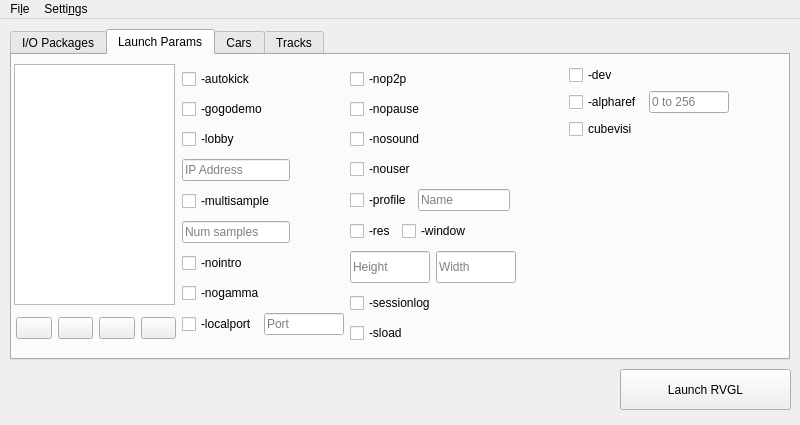
<?xml version="1.0" encoding="UTF-8"?>
<ui version="4.0">
 <class>MainWindow</class>
 <widget class="QMainWindow" name="MainWindow">
  <property name="geometry">
   <rect>
    <x>0</x>
    <y>0</y>
    <width>800</width>
    <height>425</height>
   </rect>
  </property>
  <property name="sizePolicy">
   <sizepolicy hsizetype="Fixed" vsizetype="Fixed">
    <horstretch>0</horstretch>
    <verstretch>0</verstretch>
   </sizepolicy>
  </property>
  <property name="windowTitle">
   <string>RVGL Butler</string>
  </property>
  <property name="windowIcon">
   <iconset resource="gui_resources.qrc">
    <normaloff>:/buttons/resources/diskette.png</normaloff>:/buttons/resources/diskette.png</iconset>
  </property>
  <widget class="QWidget" name="centralwidget">
   <widget class="QPushButton" name="btn_launch">
    <property name="geometry">
     <rect>
      <x>620</x>
      <y>350</y>
      <width>171</width>
      <height>41</height>
     </rect>
    </property>
    <property name="text">
     <string>Launch RVGL</string>
    </property>
   </widget>
   <widget class="QTabWidget" name="TabMenu">
    <property name="geometry">
     <rect>
      <x>10</x>
      <y>10</y>
      <width>780</width>
      <height>331</height>
     </rect>
    </property>
    <property name="sizePolicy">
     <sizepolicy hsizetype="Fixed" vsizetype="Fixed">
      <horstretch>0</horstretch>
      <verstretch>0</verstretch>
     </sizepolicy>
    </property>
    <property name="currentIndex">
     <number>1</number>
    </property>
    <widget class="QWidget" name="tab_packages">
     <attribute name="title">
      <string>I/O Packages</string>
     </attribute>
    </widget>
    <widget class="QWidget" name="tab_parameters">
     <attribute name="title">
      <string>Launch Params</string>
     </attribute>
     <widget class="QWidget" name="horizontalLayoutWidget">
      <property name="geometry">
       <rect>
        <x>170</x>
        <y>10</y>
        <width>547</width>
        <height>282</height>
       </rect>
      </property>
      <layout class="QHBoxLayout" name="horizontalLayout_parameters">
       <item>
        <layout class="QVBoxLayout" name="layout_params_1">
         <item>
          <widget class="QCheckBox" name="chk_param_autokick">
           <property name="text">
            <string>-autokick</string>
           </property>
          </widget>
         </item>
         <item>
          <widget class="QCheckBox" name="chk_param_gogodemo">
           <property name="text">
            <string>-gogodemo</string>
           </property>
          </widget>
         </item>
         <item>
          <widget class="QCheckBox" name="chk_param_lobby">
           <property name="sizePolicy">
            <sizepolicy hsizetype="Fixed" vsizetype="Fixed">
             <horstretch>0</horstretch>
             <verstretch>0</verstretch>
            </sizepolicy>
           </property>
           <property name="text">
            <string>-lobby</string>
           </property>
          </widget>
         </item>
         <item>
          <widget class="QLineEdit" name="txt_ip_address">
           <property name="sizePolicy">
            <sizepolicy hsizetype="Fixed" vsizetype="Fixed">
             <horstretch>0</horstretch>
             <verstretch>0</verstretch>
            </sizepolicy>
           </property>
           <property name="toolTip">
            <string>Localport</string>
           </property>
           <property name="text">
            <string/>
           </property>
           <property name="readOnly">
            <bool>true</bool>
           </property>
           <property name="placeholderText">
            <string>IP Address</string>
           </property>
          </widget>
         </item>
         <item>
          <widget class="QCheckBox" name="chk_param_multisample">
           <property name="sizePolicy">
            <sizepolicy hsizetype="Fixed" vsizetype="Fixed">
             <horstretch>0</horstretch>
             <verstretch>0</verstretch>
            </sizepolicy>
           </property>
           <property name="text">
            <string>-multisample</string>
           </property>
          </widget>
         </item>
         <item>
          <widget class="QLineEdit" name="txt_num_samples">
           <property name="sizePolicy">
            <sizepolicy hsizetype="Fixed" vsizetype="Fixed">
             <horstretch>0</horstretch>
             <verstretch>0</verstretch>
            </sizepolicy>
           </property>
           <property name="toolTip">
            <string>Localport</string>
           </property>
           <property name="text">
            <string/>
           </property>
           <property name="readOnly">
            <bool>true</bool>
           </property>
           <property name="placeholderText">
            <string>Num samples</string>
           </property>
          </widget>
         </item>
         <item>
          <widget class="QCheckBox" name="chk_param_nointro">
           <property name="text">
            <string>-nointro</string>
           </property>
          </widget>
         </item>
         <item>
          <widget class="QCheckBox" name="chk_param_nogamma">
           <property name="text">
            <string>-nogamma</string>
           </property>
          </widget>
         </item>
         <item>
          <layout class="QHBoxLayout" name="layout_params_4">
           <item>
            <widget class="QCheckBox" name="chk_param_localport">
             <property name="sizePolicy">
              <sizepolicy hsizetype="Fixed" vsizetype="Fixed">
               <horstretch>0</horstretch>
               <verstretch>0</verstretch>
              </sizepolicy>
             </property>
             <property name="text">
              <string>-localport</string>
             </property>
            </widget>
           </item>
           <item>
            <widget class="QLineEdit" name="txt_port">
             <property name="sizePolicy">
              <sizepolicy hsizetype="Fixed" vsizetype="Fixed">
               <horstretch>0</horstretch>
               <verstretch>0</verstretch>
              </sizepolicy>
             </property>
             <property name="maximumSize">
              <size>
               <width>80</width>
               <height>16777215</height>
              </size>
             </property>
             <property name="toolTip">
              <string>Localport</string>
             </property>
             <property name="readOnly">
              <bool>true</bool>
             </property>
             <property name="placeholderText">
              <string>Port</string>
             </property>
             <property name="clearButtonEnabled">
              <bool>false</bool>
             </property>
            </widget>
           </item>
          </layout>
         </item>
        </layout>
       </item>
       <item>
        <layout class="QVBoxLayout" name="layout_params_2">
         <property name="sizeConstraint">
          <enum>QLayout::SetMinimumSize</enum>
         </property>
         <item>
          <widget class="QCheckBox" name="chk_param_nop2p">
           <property name="text">
            <string>-nop2p</string>
           </property>
          </widget>
         </item>
         <item>
          <widget class="QCheckBox" name="chk_param_nopause">
           <property name="text">
            <string>-nopause</string>
           </property>
          </widget>
         </item>
         <item>
          <widget class="QCheckBox" name="checkBox_6">
           <property name="text">
            <string>-nosound</string>
           </property>
          </widget>
         </item>
         <item>
          <widget class="QCheckBox" name="chk_param_nouser">
           <property name="text">
            <string>-nouser</string>
           </property>
          </widget>
         </item>
         <item>
          <layout class="QHBoxLayout" name="layout_params_5">
           <item>
            <widget class="QCheckBox" name="checkBox_4">
             <property name="sizePolicy">
              <sizepolicy hsizetype="Fixed" vsizetype="Fixed">
               <horstretch>0</horstretch>
               <verstretch>0</verstretch>
              </sizepolicy>
             </property>
             <property name="text">
              <string>-profile</string>
             </property>
            </widget>
           </item>
           <item>
            <widget class="QLineEdit" name="lineEdit_4">
             <property name="sizePolicy">
              <sizepolicy hsizetype="Fixed" vsizetype="Fixed">
               <horstretch>0</horstretch>
               <verstretch>0</verstretch>
              </sizepolicy>
             </property>
             <property name="maximumSize">
              <size>
               <width>92</width>
               <height>16777215</height>
              </size>
             </property>
             <property name="toolTip">
              <string>Localport</string>
             </property>
             <property name="readOnly">
              <bool>true</bool>
             </property>
             <property name="placeholderText">
              <string>Name</string>
             </property>
             <property name="clearButtonEnabled">
              <bool>false</bool>
             </property>
            </widget>
           </item>
           <item>
            <spacer name="horizontalSpacer">
             <property name="orientation">
              <enum>Qt::Horizontal</enum>
             </property>
             <property name="sizeHint" stdset="0">
              <size>
               <width>40</width>
               <height>20</height>
              </size>
             </property>
            </spacer>
           </item>
          </layout>
         </item>
         <item>
          <layout class="QHBoxLayout" name="layout_params_6">
           <item>
            <widget class="QCheckBox" name="checkBox_5">
             <property name="text">
              <string>-res</string>
             </property>
            </widget>
           </item>
           <item>
            <widget class="QCheckBox" name="checkBox_7">
             <property name="text">
              <string>-window</string>
             </property>
            </widget>
           </item>
           <item>
            <spacer name="horizontalSpacer_3">
             <property name="orientation">
              <enum>Qt::Horizontal</enum>
             </property>
             <property name="sizeHint" stdset="0">
              <size>
               <width>40</width>
               <height>20</height>
              </size>
             </property>
            </spacer>
           </item>
          </layout>
         </item>
         <item>
          <layout class="QHBoxLayout" name="horizontalLayout_4">
           <property name="sizeConstraint">
            <enum>QLayout::SetDefaultConstraint</enum>
           </property>
           <item>
            <widget class="QLineEdit" name="lineEdit_5">
             <property name="sizePolicy">
              <sizepolicy hsizetype="Fixed" vsizetype="Fixed">
               <horstretch>0</horstretch>
               <verstretch>0</verstretch>
              </sizepolicy>
             </property>
             <property name="maximumSize">
              <size>
               <width>80</width>
               <height>32</height>
              </size>
             </property>
             <property name="placeholderText">
              <string>Height</string>
             </property>
            </widget>
           </item>
           <item>
            <widget class="QLineEdit" name="lineEdit_6">
             <property name="sizePolicy">
              <sizepolicy hsizetype="Fixed" vsizetype="Fixed">
               <horstretch>0</horstretch>
               <verstretch>0</verstretch>
              </sizepolicy>
             </property>
             <property name="maximumSize">
              <size>
               <width>80</width>
               <height>32</height>
              </size>
             </property>
             <property name="placeholderText">
              <string>Width</string>
             </property>
            </widget>
           </item>
           <item>
            <spacer name="horizontalSpacer_2">
             <property name="orientation">
              <enum>Qt::Horizontal</enum>
             </property>
             <property name="sizeHint" stdset="0">
              <size>
               <width>40</width>
               <height>20</height>
              </size>
             </property>
            </spacer>
           </item>
          </layout>
         </item>
         <item>
          <widget class="QCheckBox" name="chk_param_sessionlog">
           <property name="text">
            <string>-sessionlog</string>
           </property>
          </widget>
         </item>
         <item>
          <widget class="QCheckBox" name="chk_param_sload">
           <property name="text">
            <string>-sload</string>
           </property>
          </widget>
         </item>
        </layout>
       </item>
       <item>
        <layout class="QVBoxLayout" name="layout_params_3">
         <item>
          <widget class="QCheckBox" name="chk_param_dev">
           <property name="text">
            <string>-dev</string>
           </property>
          </widget>
         </item>
         <item>
          <layout class="QHBoxLayout" name="layout_params_7">
           <item>
            <widget class="QCheckBox" name="chk_param_alpharef">
             <property name="sizePolicy">
              <sizepolicy hsizetype="Fixed" vsizetype="Fixed">
               <horstretch>0</horstretch>
               <verstretch>0</verstretch>
              </sizepolicy>
             </property>
             <property name="text">
              <string>-alpharef</string>
             </property>
            </widget>
           </item>
           <item>
            <widget class="QLineEdit" name="txt_alpharef">
             <property name="sizePolicy">
              <sizepolicy hsizetype="Fixed" vsizetype="Fixed">
               <horstretch>0</horstretch>
               <verstretch>0</verstretch>
              </sizepolicy>
             </property>
             <property name="maximumSize">
              <size>
               <width>80</width>
               <height>16777215</height>
              </size>
             </property>
             <property name="toolTip">
              <string>Localport</string>
             </property>
             <property name="readOnly">
              <bool>true</bool>
             </property>
             <property name="placeholderText">
              <string>0 to 256</string>
             </property>
             <property name="clearButtonEnabled">
              <bool>false</bool>
             </property>
            </widget>
           </item>
          </layout>
         </item>
         <item>
          <widget class="QCheckBox" name="chk_param_cubevisi">
           <property name="text">
            <string>cubevisi</string>
           </property>
          </widget>
         </item>
         <item>
          <spacer name="verticalSpacer">
           <property name="orientation">
            <enum>Qt::Vertical</enum>
           </property>
           <property name="sizeHint" stdset="0">
            <size>
             <width>20</width>
             <height>40</height>
            </size>
           </property>
          </spacer>
         </item>
        </layout>
       </item>
      </layout>
     </widget>
     <widget class="QListWidget" name="lst_profiles">
      <property name="geometry">
       <rect>
        <x>2</x>
        <y>9</y>
        <width>161</width>
        <height>241</height>
       </rect>
      </property>
     </widget>
     <widget class="QWidget" name="horizontalLayoutWidget_2">
      <property name="geometry">
       <rect>
        <x>4</x>
        <y>255</y>
        <width>160</width>
        <height>36</height>
       </rect>
      </property>
      <layout class="QHBoxLayout" name="horizontalLayout">
       <item>
        <widget class="QPushButton" name="btn_up">
         <property name="text">
          <string/>
         </property>
         <property name="icon">
          <iconset resource="gui_resources.qrc">
           <normaloff>:/buttons/resources/up-arrow.png</normaloff>:/buttons/resources/up-arrow.png</iconset>
         </property>
        </widget>
       </item>
       <item>
        <widget class="QPushButton" name="btn_down">
         <property name="text">
          <string/>
         </property>
         <property name="icon">
          <iconset resource="gui_resources.qrc">
           <normaloff>:/buttons/resources/down-arrow.png</normaloff>:/buttons/resources/down-arrow.png</iconset>
         </property>
        </widget>
       </item>
       <item>
        <widget class="QPushButton" name="btn_delete">
         <property name="text">
          <string/>
         </property>
         <property name="icon">
          <iconset resource="gui_resources.qrc">
           <normaloff>:/buttons/resources/trash.png</normaloff>:/buttons/resources/trash.png</iconset>
         </property>
        </widget>
       </item>
       <item>
        <widget class="QPushButton" name="btn_save">
         <property name="text">
          <string/>
         </property>
         <property name="icon">
          <iconset resource="gui_resources.qrc">
           <normaloff>:/buttons/resources/diskette.png</normaloff>:/buttons/resources/diskette.png</iconset>
         </property>
        </widget>
       </item>
      </layout>
     </widget>
    </widget>
    <widget class="QWidget" name="tab_cars">
     <attribute name="title">
      <string>Cars</string>
     </attribute>
     <widget class="QListWidget" name="tbl_cars">
      <property name="geometry">
       <rect>
        <x>0</x>
        <y>50</y>
        <width>780</width>
        <height>241</height>
       </rect>
      </property>
     </widget>
     <widget class="QWidget" name="horizontalLayoutWidget_8">
      <property name="geometry">
       <rect>
        <x>0</x>
        <y>10</y>
        <width>531</width>
        <height>34</height>
       </rect>
      </property>
      <layout class="QHBoxLayout" name="horizontalLayout_9">
       <item>
        <widget class="QLabel" name="label">
         <property name="text">
          <string>Search:</string>
         </property>
        </widget>
       </item>
       <item>
        <widget class="QLineEdit" name="txt_srch_cars"/>
       </item>
       <item>
        <spacer name="horizontalSpacer_4">
         <property name="orientation">
          <enum>Qt::Horizontal</enum>
         </property>
         <property name="sizeHint" stdset="0">
          <size>
           <width>40</width>
           <height>20</height>
          </size>
         </property>
        </spacer>
       </item>
      </layout>
     </widget>
    </widget>
    <widget class="QWidget" name="tab_tracks">
     <attribute name="title">
      <string>Tracks</string>
     </attribute>
     <widget class="QTableWidget" name="tbl_tracks">
      <property name="geometry">
       <rect>
        <x>0</x>
        <y>50</y>
        <width>711</width>
        <height>241</height>
       </rect>
      </property>
      <column>
       <property name="text">
        <string>Name</string>
       </property>
      </column>
      <column>
       <property name="text">
        <string>Type</string>
       </property>
      </column>
     </widget>
     <widget class="QWidget" name="horizontalLayoutWidget_9">
      <property name="geometry">
       <rect>
        <x>0</x>
        <y>10</y>
        <width>531</width>
        <height>34</height>
       </rect>
      </property>
      <layout class="QHBoxLayout" name="horizontalLayout_10">
       <item>
        <widget class="QLabel" name="label_2">
         <property name="text">
          <string>Search:</string>
         </property>
        </widget>
       </item>
       <item>
        <widget class="QLineEdit" name="txt_srch_tracks"/>
       </item>
       <item>
        <spacer name="horizontalSpacer_5">
         <property name="orientation">
          <enum>Qt::Horizontal</enum>
         </property>
         <property name="sizeHint" stdset="0">
          <size>
           <width>40</width>
           <height>20</height>
          </size>
         </property>
        </spacer>
       </item>
      </layout>
     </widget>
    </widget>
   </widget>
  </widget>
  <widget class="QMenuBar" name="menuBar">
   <property name="geometry">
    <rect>
     <x>0</x>
     <y>0</y>
     <width>800</width>
     <height>30</height>
    </rect>
   </property>
   <widget class="QMenu" name="menuFile">
    <property name="title">
     <string>Fi&amp;le</string>
    </property>
    <addaction name="actionAbout_2"/>
    <addaction name="separator"/>
    <addaction name="actionExit"/>
   </widget>
   <widget class="QMenu" name="menuSettings">
    <property name="title">
     <string>Setti&amp;ngs</string>
    </property>
    <addaction name="actionChange_RVGL_Path"/>
   </widget>
   <addaction name="menuFile"/>
   <addaction name="menuSettings"/>
  </widget>
  <action name="actionExit">
   <property name="text">
    <string>&amp;Exit</string>
   </property>
  </action>
  <action name="actionChange_RVGL_Path">
   <property name="text">
    <string>&amp;Change RVGL Path</string>
   </property>
  </action>
  <action name="actionAbout">
   <property name="text">
    <string>About</string>
   </property>
  </action>
  <action name="actionAbout_2">
   <property name="text">
    <string>&amp;About</string>
   </property>
  </action>
 </widget>
 <tabstops>
  <tabstop>TabMenu</tabstop>
  <tabstop>btn_launch</tabstop>
  <tabstop>chk_param_autokick</tabstop>
  <tabstop>chk_param_gogodemo</tabstop>
  <tabstop>chk_param_nopause</tabstop>
  <tabstop>chk_param_sessionlog</tabstop>
 </tabstops>
 <resources>
  <include location="gui_resources.qrc"/>
 </resources>
 <connections/>
</ui>
